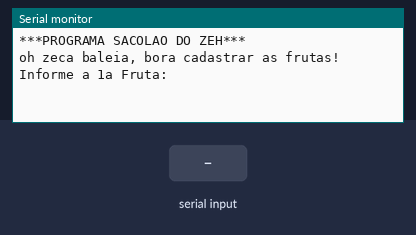
Simulated run of this sketch. Board: Arduino Uno, built with avr-gcc and run on an emulated ATmega328P. Parts: the last lines printed to the serial monitor. The inputs (shaded band) are chosen by the test bench.

Above: at 0.8 s.
0.9 s: "90,45\n" received over Serial
At 2.8 s:
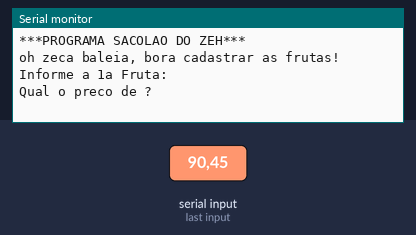
3.4 s: "30,150\n" received over Serial
At 5.9 s:
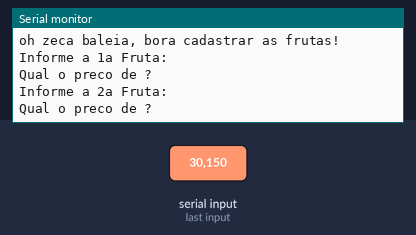

The sketch:

frutas_do_zeca_baleia1.ino
```cpp
	// C++ code
//Variáveis Globais
//vetor tamanho 6: vai de 0 até 5
String frutas[6];//cria um vetor tamanho 6 (preenchendo as posições com strings vazias)
float precosFrutas[6];
void setup()
{
  Serial.begin(9600);

  Serial.println("***PROGRAMA SACOLAO DO ZEH***");
  Serial.println();


  Serial.println("oh zeca baleia, bora cadastrar as frutas!");

  Serial.println();
  //pede as frutas para o usuário
  for(int i = 0; i <= 5; i++){
  //pega a fruta do usuário
    Serial.println("Informe a " + String(i + 1) + "a Fruta:");
    while(!Serial.available());
    String frutaDigitada = Serial.readString();

  //pega o preço da fruta
    Serial.println("Qual o preco de " + frutas[i] + "?");
    while(!Serial.available());
    float precoDigitado = Serial.parseFloat();


    //põe a fruta na sacola /cadastra a fruta no array/vetor
    frutas[i] = frutaDigitada;
    precosFrutas[i] = precoDigitado;

  }//fim do for

  Serial.println("Exibindo os valores cadastros: ");
  Serial.println();

  for(int i = 1; i <=5; i++)
  {
  Serial.println(String(i + 1) + "a Fruta: " + frutas[i]);
  Serial.println("Preco da Fruta: " + String(precosFrutas[i]));
  }

}//fim do setup

void loop()
{

}
```

Measured:
- after the input at 0.9 s, the serial monitor: prints a new line after 1.0 s (image 1)
- after the input at 3.4 s, the serial monitor: prints a new line at once (image 2)
